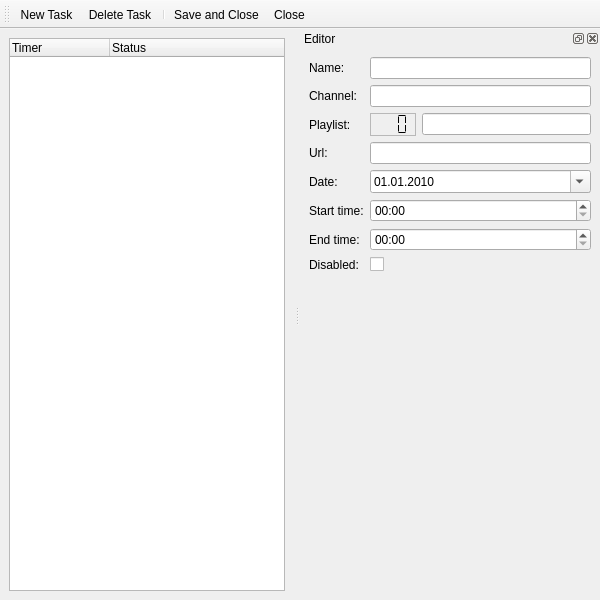
<?xml version="1.0" encoding="UTF-8"?>
<ui version="4.0">
 <class>EditTimers</class>
 <widget class="QMainWindow" name="EditTimers">
  <property name="geometry">
   <rect>
    <x>0</x>
    <y>0</y>
    <width>600</width>
    <height>600</height>
   </rect>
  </property>
  <property name="windowTitle">
   <string>Timers</string>
  </property>
  <property name="windowIcon">
   <iconset resource="images.qrc">
    <normaloff>:/icons/images/clock.png</normaloff>:/icons/images/clock.png</iconset>
  </property>
  <property name="toolButtonStyle">
   <enum>Qt::ToolButtonIconOnly</enum>
  </property>
  <widget class="QWidget" name="centralwidget">
   <layout class="QVBoxLayout" name="verticalLayout">
    <property name="margin">
     <number>0</number>
    </property>
    <item>
     <widget class="QStackedWidget" name="mainWidget">
      <widget class="QWidget" name="pageMain">
       <layout class="QVBoxLayout" name="verticalLayout_2">
        <item>
         <widget class="QTreeWidget" name="timersWidget">
          <column>
           <property name="text">
            <string>Timer</string>
           </property>
          </column>
          <column>
           <property name="text">
            <string>Status</string>
           </property>
          </column>
         </widget>
        </item>
       </layout>
      </widget>
      <widget class="QWidget" name="pageNew">
       <layout class="QVBoxLayout" name="verticalLayout_3">
        <item>
         <widget class="QPushButton" name="buttonCreate">
          <property name="text">
           <string>Create</string>
          </property>
         </widget>
        </item>
        <item>
         <layout class="QHBoxLayout" name="horizontalLayout_2">
          <item>
           <widget class="QLabel" name="labelNameNew">
            <property name="text">
             <string>Name:</string>
            </property>
           </widget>
          </item>
          <item>
           <widget class="QLineEdit" name="editNameNew"/>
          </item>
         </layout>
        </item>
        <item>
         <widget class="QLabel" name="labelNew">
          <property name="text">
           <string>Select a channel from the list below:</string>
          </property>
         </widget>
        </item>
        <item>
         <widget class="PlaylistWidget" name="playlistWidget" native="true"/>
        </item>
       </layout>
      </widget>
     </widget>
    </item>
   </layout>
  </widget>
  <widget class="QToolBar" name="toolBar">
   <property name="iconSize">
    <size>
     <width>22</width>
     <height>22</height>
    </size>
   </property>
   <property name="toolButtonStyle">
    <enum>Qt::ToolButtonFollowStyle</enum>
   </property>
   <attribute name="toolBarArea">
    <enum>TopToolBarArea</enum>
   </attribute>
   <attribute name="toolBarBreak">
    <bool>false</bool>
   </attribute>
   <addaction name="actionNew"/>
   <addaction name="actionDelete"/>
   <addaction name="separator"/>
   <addaction name="actionSave"/>
   <addaction name="actionClose"/>
  </widget>
  <widget class="QDockWidget" name="editor">
   <property name="minimumSize">
    <size>
     <width>300</width>
     <height>307</height>
    </size>
   </property>
   <property name="windowTitle">
    <string>Editor</string>
   </property>
   <attribute name="dockWidgetArea">
    <number>2</number>
   </attribute>
   <widget class="QWidget" name="dockWidgetContents">
    <layout class="QGridLayout" name="gridLayout">
     <item row="0" column="0">
      <widget class="QLabel" name="labelName">
       <property name="text">
        <string>Name:</string>
       </property>
      </widget>
     </item>
     <item row="1" column="0">
      <widget class="QLabel" name="labelChannel">
       <property name="text">
        <string>Channel:</string>
       </property>
      </widget>
     </item>
     <item row="2" column="0">
      <widget class="QLabel" name="labelPlaylist">
       <property name="text">
        <string>Playlist:</string>
       </property>
      </widget>
     </item>
     <item row="4" column="0">
      <widget class="QLabel" name="labelDate">
       <property name="text">
        <string>Date:</string>
       </property>
      </widget>
     </item>
     <item row="5" column="0">
      <widget class="QLabel" name="labelStartTime">
       <property name="text">
        <string>Start time:</string>
       </property>
      </widget>
     </item>
     <item row="6" column="0">
      <widget class="QLabel" name="labelEndTime">
       <property name="text">
        <string>End time:</string>
       </property>
      </widget>
     </item>
     <item row="0" column="1">
      <widget class="QLineEdit" name="editName"/>
     </item>
     <item row="1" column="1">
      <widget class="QLineEdit" name="editChannel">
       <property name="readOnly">
        <bool>true</bool>
       </property>
      </widget>
     </item>
     <item row="4" column="1">
      <widget class="QDateEdit" name="editDate">
       <property name="displayFormat">
        <string>dd.MM.yyyy</string>
       </property>
       <property name="calendarPopup">
        <bool>true</bool>
       </property>
       <property name="date">
        <date>
         <year>2010</year>
         <month>1</month>
         <day>1</day>
        </date>
       </property>
      </widget>
     </item>
     <item row="5" column="1">
      <widget class="QTimeEdit" name="editStartTime">
       <property name="displayFormat">
        <string>hh:mm</string>
       </property>
      </widget>
     </item>
     <item row="6" column="1">
      <widget class="QTimeEdit" name="editEndTime">
       <property name="displayFormat">
        <string>hh:mm</string>
       </property>
      </widget>
     </item>
     <item row="2" column="1">
      <layout class="QHBoxLayout" name="horizontalLayout">
       <item>
        <widget class="QLCDNumber" name="editNum">
         <property name="maximumSize">
          <size>
           <width>16777215</width>
           <height>32</height>
          </size>
         </property>
         <property name="frameShape">
          <enum>QFrame::StyledPanel</enum>
         </property>
         <property name="lineWidth">
          <number>0</number>
         </property>
         <property name="numDigits">
          <number>3</number>
         </property>
         <property name="segmentStyle">
          <enum>QLCDNumber::Flat</enum>
         </property>
        </widget>
       </item>
       <item>
        <widget class="QLineEdit" name="editPlaylist">
         <property name="readOnly">
          <bool>true</bool>
         </property>
        </widget>
       </item>
      </layout>
     </item>
     <item row="8" column="1">
      <spacer name="verticalSpacer">
       <property name="orientation">
        <enum>Qt::Vertical</enum>
       </property>
       <property name="sizeHint" stdset="0">
        <size>
         <width>20</width>
         <height>40</height>
        </size>
       </property>
      </spacer>
     </item>
     <item row="7" column="0">
      <widget class="QLabel" name="labelDisabled">
       <property name="text">
        <string>Disabled:</string>
       </property>
      </widget>
     </item>
     <item row="7" column="1">
      <widget class="QCheckBox" name="checkBoxDisabled"/>
     </item>
     <item row="3" column="1">
      <widget class="QLineEdit" name="editUrl">
       <property name="readOnly">
        <bool>true</bool>
       </property>
      </widget>
     </item>
     <item row="3" column="0">
      <widget class="QLabel" name="labelUrl">
       <property name="text">
        <string>Url:</string>
       </property>
      </widget>
     </item>
    </layout>
   </widget>
  </widget>
  <action name="actionNew">
   <property name="icon">
    <iconset resource="images.qrc">
     <normaloff>:/icons/images/editadd.png</normaloff>:/icons/images/editadd.png</iconset>
   </property>
   <property name="text">
    <string>New Task</string>
   </property>
  </action>
  <action name="actionDelete">
   <property name="icon">
    <iconset resource="images.qrc">
     <normaloff>:/icons/images/editdelete.png</normaloff>:/icons/images/editdelete.png</iconset>
   </property>
   <property name="text">
    <string>Delete Task</string>
   </property>
  </action>
  <action name="actionSave">
   <property name="icon">
    <iconset resource="images.qrc">
     <normaloff>:/icons/images/filesave.png</normaloff>:/icons/images/filesave.png</iconset>
   </property>
   <property name="text">
    <string>Save and Close</string>
   </property>
   <property name="toolTip">
    <string>Save and Close</string>
   </property>
  </action>
  <action name="actionClose">
   <property name="icon">
    <iconset resource="images.qrc">
     <normaloff>:/icons/images/fileclose.png</normaloff>:/icons/images/fileclose.png</iconset>
   </property>
   <property name="text">
    <string>Close</string>
   </property>
   <property name="toolTip">
    <string>Close</string>
   </property>
  </action>
 </widget>
 <customwidgets>
  <customwidget>
   <class>PlaylistWidget</class>
   <extends>QWidget</extends>
   <header>ui/PlaylistWidget.h</header>
   <container>1</container>
  </customwidget>
 </customwidgets>
 <resources>
  <include location="images.qrc"/>
 </resources>
 <connections/>
</ui>
